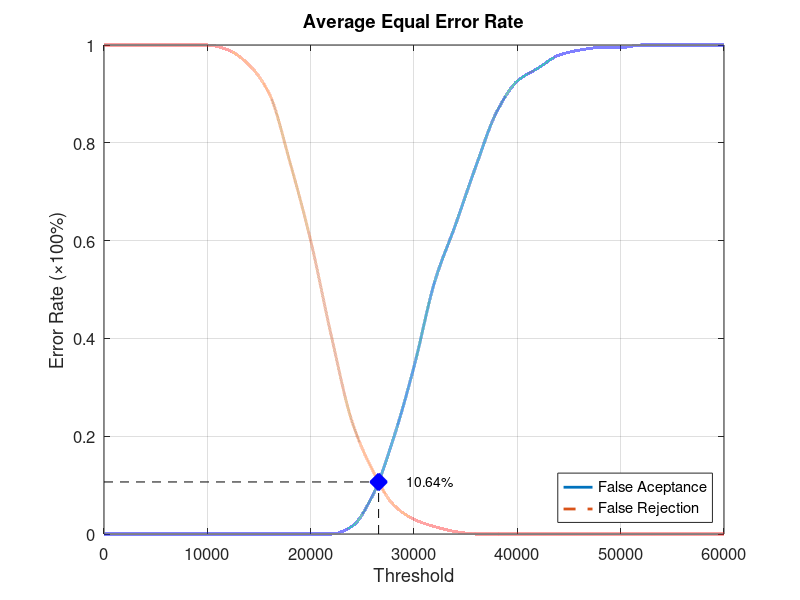
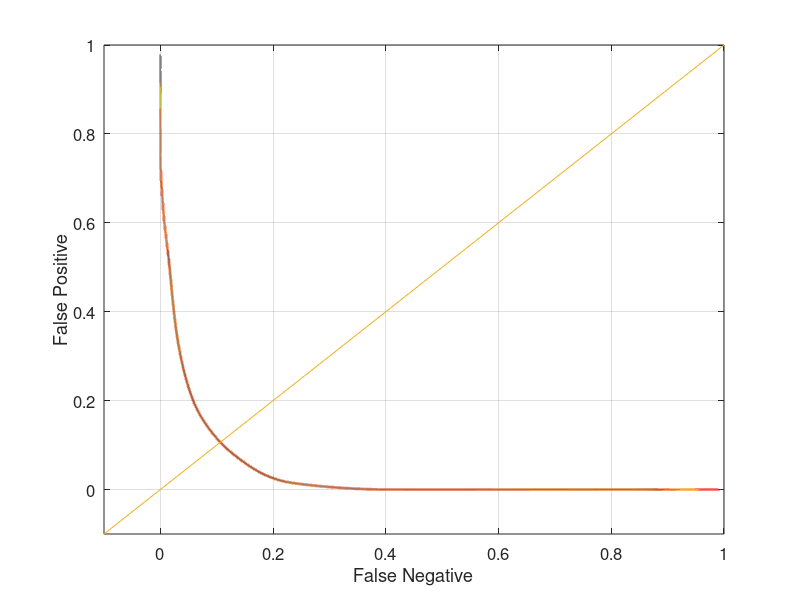

These figures' MATLAB source, in order:
function yEER = Database1_3
close all;
clear;
clc;
x = 0:2000:60000;
xq = 0:0.5:60000;

y0 = [0 0 0 0 0 0 0 0 0 0 0 0 0.0157895 0.0789474 0.194737 0.342105 0.515789 0.631579 0.752632 0.863158 0.926316 0.952632 0.978947 0.989474 0.994737 0.994737 1 1 1 1 1];
yy0 = interp1(x, y0, xq, 'pchip');
y1 = [1 1 1 1 1 1 0.99 0.96 0.9 0.76 0.6 0.405 0.23 0.13 0.06 0.03 0.015 0.005 0 0 0 0 0 0 0 0 0 0 0 0 0];
yy1 = interp1(x, y1, xq, 'pchip');

% Calculating EER: 
y2 = abs(y0 - y1);
find(y2 == min(y2))
yy2 = abs(yy0 - yy1);
xEER = find(yy2 == min(yy2));
xEERIndex = xq(xEER) % X-axis EER
yEER = yy0(xEER) % Y-axis EER

main = figure
plot(xq, yy0,'-','LineWidth', 2);	hold on
plot(xq, yy1,'--','LineWidth', 2);	hold on
plot([xEERIndex xEERIndex], [0 yEER], 'k--');	hold on
plot([0 xEERIndex], [yEER yEER], 'k--');	hold on
plot(xEERIndex, yEER, 'bx', 'LineWidth', 10);	hold on
text(xEERIndex + 10 * xEERIndex / 100, yEER, [num2str(round((10000 * yEER)) / 100) '%'])
legend('False Aceptance', 'False Rejection', 'Location', 'SouthEast')
xlabel('Threshold')
ylabel('Error Rate (\times100%)')
title('Average Equal Error Rate')
set(gca, 'FontSize', 12)
axis([0 60000 0 1])
grid on

print(main, 'Database1_3Main', '-dpng');
FNRxFPR = figure('Color', [1 1 1]);
plot(yy1, yy0, '-', yy1, yy0, 'LineWidth', 2);
hold on
y = -0.1:0.1:1
plot(y, y); 
set(gca, 'FontSize', 12)
xlabel('False Negative')
ylabel('False Positive')
axis([-0.1 1 -0.1 1])
set(gca, 'FontSize', 12)
grid on

print(FNRxFPR, 'Database1_3FNRxFPR','-dpng');
end
